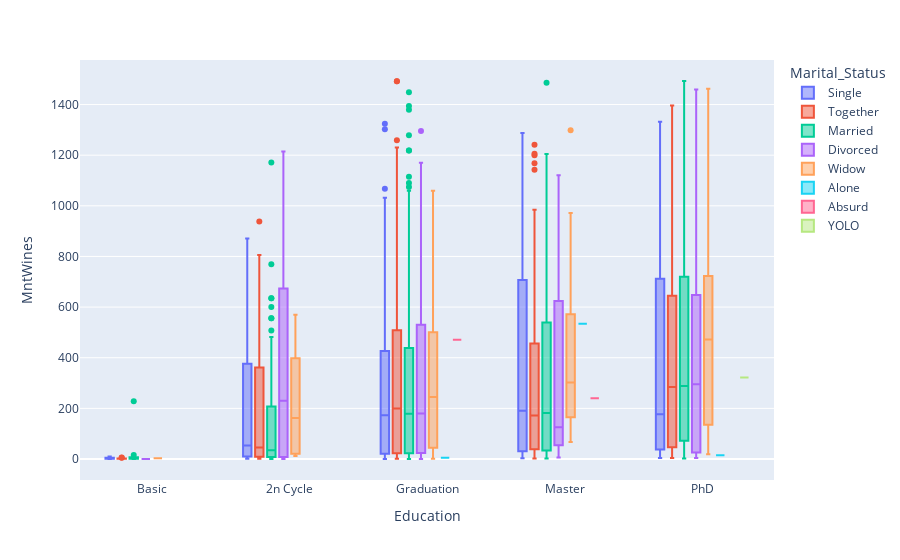

This figure's notebook cell:
### Code cell
px.box(df, x='Education', y='MntWines', color='Marital_Status', category_orders={'Education':['Basic','2n Cycle', 'Graduation', 'Master', 'PhD']})

### Figure 1 — Plotly figure (JSON) as saved in the notebook; plotly's stock layout.template omitted (floating-point values rounded to 4 significant figures; data arrays with more than 128 entries replaced by an {"elided": "..."} marker saying what was removed)
{"data": [{"alignmentgroup": "True", "hovertemplate": "Marital_Status=Single<br>Education=%{x}<br>MntWines=%{y}<extra></extra>", "legendgroup": "Single", "marker": {"color": "#636efa"}, "name": "Single", "notched": false, "offsetgroup": "Single", "orientation": "v", "showlegend": true, "type": "box", "x": {"elided": "480 str values"}, "x0": " ", "xaxis": "x", "y": {"elided": "480 int values"}, "y0": " ", "yaxis": "y"}, {"alignmentgroup": "True", "hovertemplate": "Marital_Status=Together<br>Education=%{x}<br>MntWines=%{y}<extra></extra>", "legendgroup": "Together", "marker": {"color": "#EF553B"}, "name": "Together", "notched": false, "offsetgroup": "Together", "orientation": "v", "showlegend": true, "type": "box", "x": {"elided": "580 str values"}, "x0": " ", "xaxis": "x", "y": {"elided": "580 int values"}, "y0": " ", "yaxis": "y"}, {"alignmentgroup": "True", "hovertemplate": "Marital_Status=Married<br>Education=%{x}<br>MntWines=%{y}<extra></extra>", "legendgroup": "Married", "marker": {"color": "#00cc96"}, "name": "Married", "notched": false, "offsetgroup": "Married", "orientation": "v", "showlegend": true, "type": "box", "x": {"elided": "864 str values"}, "x0": " ", "xaxis": "x", "y": {"elided": "864 int values"}, "y0": " ", "yaxis": "y"}, {"alignmentgroup": "True", "hovertemplate": "Marital_Status=Divorced<br>Education=%{x}<br>MntWines=%{y}<extra></extra>", "legendgroup": "Divorced", "marker": {"color": "#ab63fa"}, "name": "Divorced", "notched": false, "offsetgroup": "Divorced", "orientation": "v", "showlegend": true, "type": "box", "x": {"elided": "232 str values"}, "x0": " ", "xaxis": "x", "y": {"elided": "232 int values"}, "y0": " ", "yaxis": "y"}, {"alignmentgroup": "True", "hovertemplate": "Marital_Status=Widow<br>Education=%{x}<br>MntWines=%{y}<extra></extra>", "legendgroup": "Widow", "marker": {"color": "#FFA15A"}, "name": "Widow", "notched": false, "offsetgroup": "Widow", "orientation": "v", "showlegend": true, "type": "box", "x": ["Graduation", "Graduation", "PhD", "Graduation", "Master", "Graduation", "Graduation", "Graduation", "Graduation", "PhD", "Graduation", "Master", "Graduation", "PhD", "Graduation", "2n Cycle", "Graduation", "2n Cycle", "Graduation", "Graduation", "Graduation", "Graduation", "Master", "Graduation", "Graduation", "Graduation", "Graduation", "Master", "Graduation", "Graduation", "PhD", "Master", "Graduation", "PhD", "2n Cycle", "PhD", "PhD", "Graduation", "PhD", "Master", "2n Cycle", "PhD", "Graduation", "Master", "Master", "PhD", "PhD", "Graduation", "PhD", "PhD", "Graduation", "PhD", "Master", "PhD", "PhD", "Graduation", "PhD", "Master", "Graduation", "Master", "PhD", "PhD", "Graduation", "PhD", "PhD", "PhD", "Graduation", "PhD", "Graduation", "Graduation", "Basic", "Master", "Graduation", "Graduation", "Graduation", "2n Cycle", "PhD"], "x0": " ", "xaxis": "x", "y": [55, 245, 546, 505, 182, 901, 395, 1, 15, 512, 43, 400, 161, 112, 4, 24, 815, 162, 63, 416, 1060, 55, 162, 5, 625, 445, 371, 67, 445, 19, 860, 205, 5, 953, 12, 27, 158, 508, 735, 1298, 341, 62, 13, 972, 508, 332, 431, 293, 595, 67, 50, 19, 612, 861, 380, 15, 267, 167, 488, 100, 953, 710, 344, 605, 67, 1462, 526, 618, 526, 544, 3, 532, 189, 154, 154, 570, 332], "y0": " ", "yaxis": "y"}, {"alignmentgroup": "True", "hovertemplate": "Marital_Status=Alone<br>Education=%{x}<br>MntWines=%{y}<extra></extra>", "legendgroup": "Alone", "marker": {"color": "#19d3f3"}, "name": "Alone", "notched": false, "offsetgroup": "Alone", "orientation": "v", "showlegend": true, "type": "box", "x": ["Master", "PhD", "Graduation"], "x0": " ", "xaxis": "x", "y": [534, 15, 5], "y0": " ", "yaxis": "y"}, {"alignmentgroup": "True", "hovertemplate": "Marital_Status=Absurd<br>Education=%{x}<br>MntWines=%{y}<extra></extra>", "legendgroup": "Absurd", "marker": {"color": "#FF6692"}, "name": "Absurd", "notched": false, "offsetgroup": "Absurd", "orientation": "v", "showlegend": true, "type": "box", "x": ["Graduation", "Master"], "x0": " ", "xaxis": "x", "y": [471, 240], "y0": " ", "yaxis": "y"}, {"alignmentgroup": "True", "hovertemplate": "Marital_Status=YOLO<br>Education=%{x}<br>MntWines=%{y}<extra></extra>", "legendgroup": "YOLO", "marker": {"color": "#B6E880"}, "name": "YOLO", "notched": false, "offsetgroup": "YOLO", "orientation": "v", "showlegend": true, "type": "box", "x": ["PhD", "PhD"], "x0": " ", "xaxis": "x", "y": [322, 322], "y0": " ", "yaxis": "y"}], "layout": {"boxmode": "group", "legend": {"title": {"text": "Marital_Status"}, "tracegroupgap": 0}, "margin": {"t": 60}, "xaxis": {"anchor": "y", "categoryarray": ["Basic", "2n Cycle", "Graduation", "Master", "PhD"], "categoryorder": "array", "domain": [0, 1], "title": {"text": "Education"}}, "yaxis": {"anchor": "x", "domain": [0, 1], "title": {"text": "MntWines"}}}}
